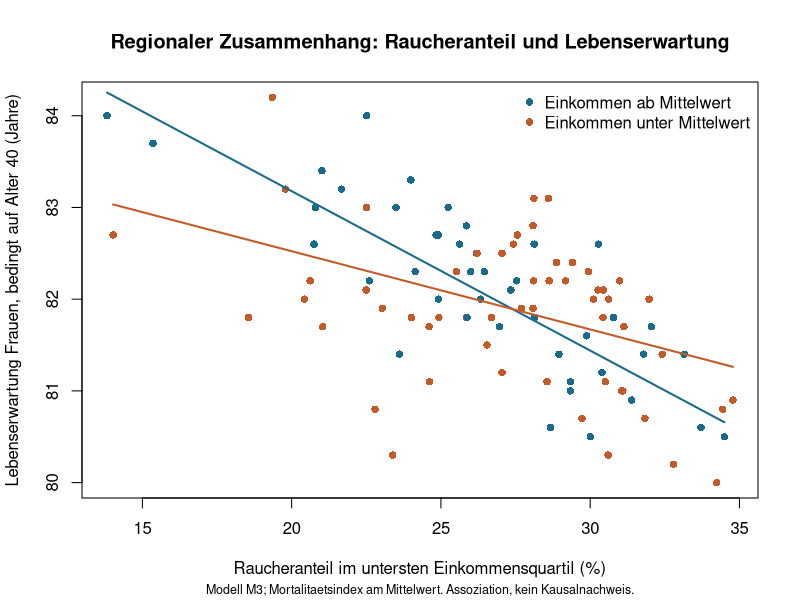
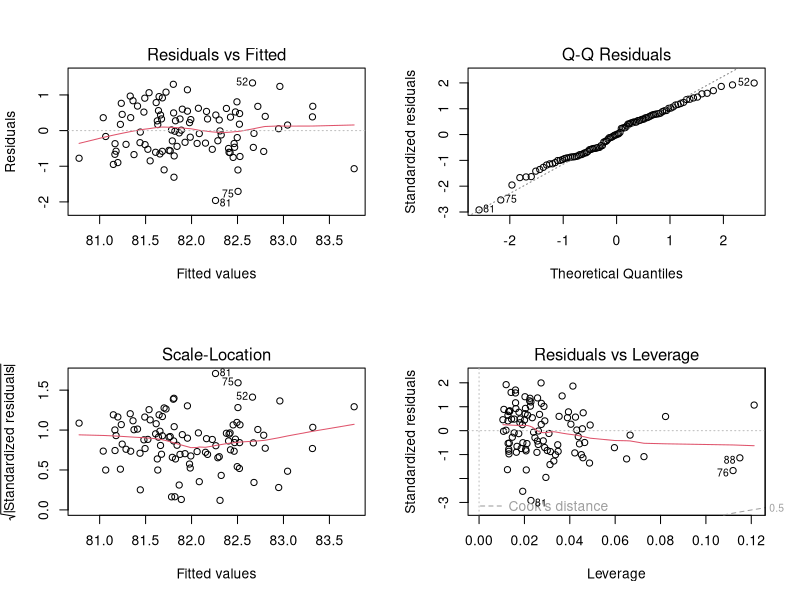
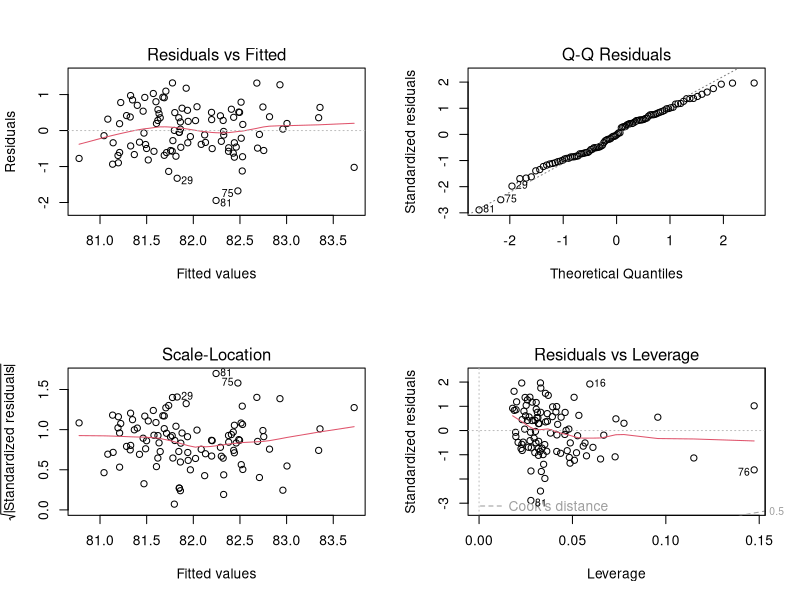
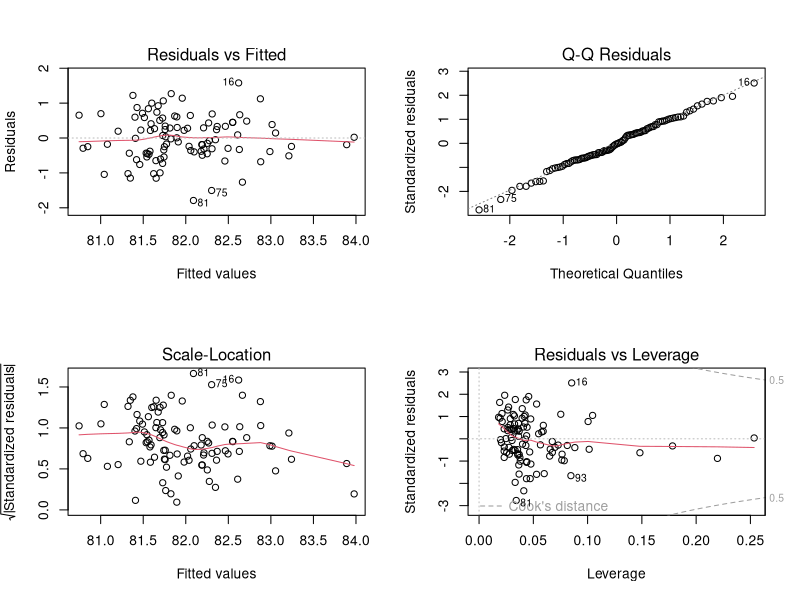

Write the R code that produced these figures, in order.
# Run from the repository root: Rscript scripts/analyse.R
# Portfolio edition; original submission is preserved in original/.
options(stringsAsFactors=FALSE)
dir.create('results', showWarnings=FALSE)
a <- read.csv('data/rankings.csv', check.names=FALSE)
b <- read.csv('data/covariates.csv', check.names=FALSE)
stopifnot(!anyDuplicated(a[['Commuting Zone ID']]), !anyDuplicated(b[['Commuting Zone ID']]))
d <- merge(a,b,by='Commuting Zone ID')
names(d)[match(c('Q1 Life Expectancy at Age 40 (Race-Adjusted) Women','Current Smokers in Q1','30-day Mortality Rate Index','Mean Household Income'),names(d))] <- c('LE40W','SmokersQ1','MortRate30','HHIncome')
stopifnot(all(complete.cases(d[c('LE40W','SmokersQ1','MortRate30','HHIncome')])))
stopifnot(all(d$SmokersQ1 >= 0 & d$SmokersQ1 <= 1))
d$unter_durchschnitt <- as.integer(d$HHIncome < mean(d$HHIncome))
models <- list(M1=lm(LE40W~SmokersQ1+MortRate30,d),M2=lm(LE40W~SmokersQ1+MortRate30+unter_durchschnitt,d),M3=lm(LE40W~SmokersQ1*unter_durchschnitt+MortRate30,d))
sink('results/model-summary.txt')
cat('Regions:',nrow(d),'\nIncome threshold:',mean(d$HHIncome),'\n')
for(n in names(models)){cat('\n',n,'\n');print(summary(models[[n]]));print(confint(models[[n]]))}
cat('\nSession\n');print(sessionInfo());sink()
write.csv(do.call(rbind,lapply(names(models),function(n){s<-summary(models[[n]]);data.frame(model=n,n=nobs(models[[n]]),r_squared=s$r.squared,adjusted_r_squared=s$adj.r.squared)})),'results/model-fit.csv',row.names=FALSE)
png('results/interaction.png',width=1400,height=900,res=140)
plot(d$SmokersQ1*100,d$LE40W,col=ifelse(d$unter_durchschnitt==1,'#c45a27','#196b8c'),pch=16,xlab='Raucheranteil im untersten Einkommensquartil (%)',ylab='Lebenserwartung Frauen, bedingt auf Alter 40 (Jahre)',main='Regionaler Zusammenhang: Raucheranteil und Lebenserwartung')
for(g in 0:1){sub<-d[d$unter_durchschnitt==g,];nd<-data.frame(SmokersQ1=seq(min(sub$SmokersQ1),max(sub$SmokersQ1),length.out=100),unter_durchschnitt=g,MortRate30=mean(d$MortRate30));lines(nd$SmokersQ1*100,predict(models$M3,nd),col=if(g==1)'#c45a27' else '#196b8c',lwd=2)}
legend('topright',c('Einkommen ab Mittelwert','Einkommen unter Mittelwert'),col=c('#196b8c','#c45a27'),pch=16,bty='n')
mtext('Modell M3; Mortalitaetsindex am Mittelwert. Assoziation, kein Kausalnachweis.',side=1,line=4,cex=.75)
dev.off()
pdf('results/diagnostics.pdf',width=9,height=9)
for(m in models){par(mfrow=c(2,2));plot(m)}
dev.off()
